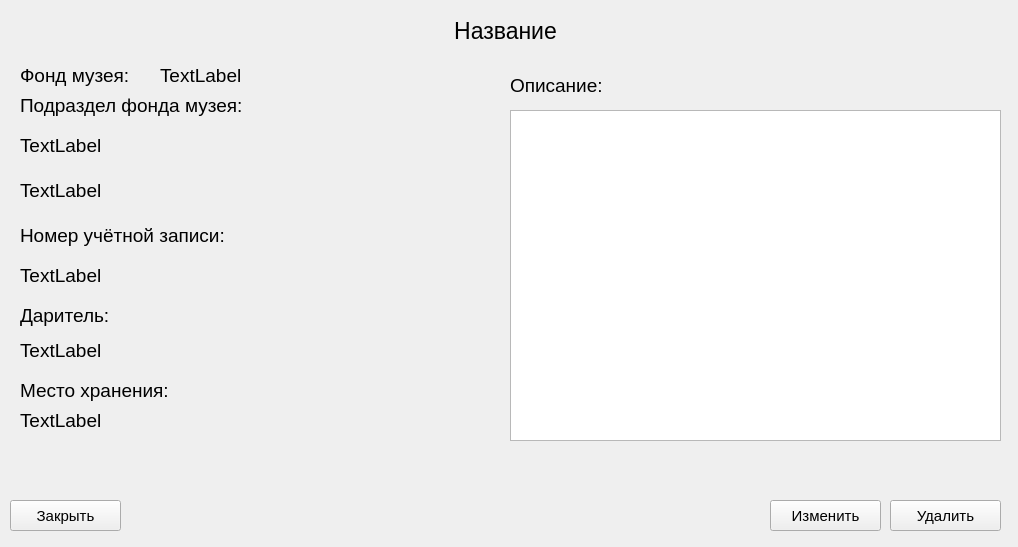
<?xml version="1.0" encoding="UTF-8"?>
<ui version="4.0">
 <class>readForm</class>
 <widget class="QWidget" name="readForm">
  <property name="geometry">
   <rect>
    <x>0</x>
    <y>0</y>
    <width>1018</width>
    <height>547</height>
   </rect>
  </property>
  <property name="windowTitle">
   <string>Form</string>
  </property>
  <property name="styleSheet">
   <string notr="true"/>
  </property>
  <widget class="QLabel" name="Title">
   <property name="geometry">
    <rect>
     <x>10</x>
     <y>15</y>
     <width>991</width>
     <height>31</height>
    </rect>
   </property>
   <property name="font">
    <font>
     <pointsize>17</pointsize>
    </font>
   </property>
   <property name="text">
    <string>Название</string>
   </property>
   <property name="alignment">
    <set>Qt::AlignCenter</set>
   </property>
  </widget>
  <widget class="QLabel" name="titleSelection">
   <property name="geometry">
    <rect>
     <x>20</x>
     <y>60</y>
     <width>131</width>
     <height>31</height>
    </rect>
   </property>
   <property name="font">
    <font>
     <pointsize>14</pointsize>
    </font>
   </property>
   <property name="text">
    <string>Фонд музея:</string>
   </property>
  </widget>
  <widget class="QLabel" name="titleSubselection">
   <property name="enabled">
    <bool>true</bool>
   </property>
   <property name="geometry">
    <rect>
     <x>20</x>
     <y>90</y>
     <width>271</width>
     <height>31</height>
    </rect>
   </property>
   <property name="font">
    <font>
     <pointsize>14</pointsize>
    </font>
   </property>
   <property name="text">
    <string>Подраздел фонда музея:</string>
   </property>
  </widget>
  <widget class="QLabel" name="labelNumber">
   <property name="geometry">
    <rect>
     <x>20</x>
     <y>220</y>
     <width>261</width>
     <height>31</height>
    </rect>
   </property>
   <property name="font">
    <font>
     <pointsize>14</pointsize>
    </font>
   </property>
   <property name="text">
    <string>Номер учётной записи:</string>
   </property>
  </widget>
  <widget class="QLabel" name="labelGifter">
   <property name="geometry">
    <rect>
     <x>20</x>
     <y>300</y>
     <width>311</width>
     <height>31</height>
    </rect>
   </property>
   <property name="font">
    <font>
     <pointsize>14</pointsize>
    </font>
   </property>
   <property name="text">
    <string>Даритель:</string>
   </property>
  </widget>
  <widget class="QLabel" name="labelDescription">
   <property name="geometry">
    <rect>
     <x>510</x>
     <y>70</y>
     <width>321</width>
     <height>31</height>
    </rect>
   </property>
   <property name="font">
    <font>
     <pointsize>14</pointsize>
    </font>
   </property>
   <property name="text">
    <string>Описание:</string>
   </property>
  </widget>
  <widget class="QLabel" name="labelPoint">
   <property name="geometry">
    <rect>
     <x>20</x>
     <y>380</y>
     <width>311</width>
     <height>21</height>
    </rect>
   </property>
   <property name="font">
    <font>
     <pointsize>14</pointsize>
    </font>
   </property>
   <property name="text">
    <string>Место хранения:</string>
   </property>
  </widget>
  <widget class="QLabel" name="labelSelection">
   <property name="geometry">
    <rect>
     <x>160</x>
     <y>60</y>
     <width>341</width>
     <height>31</height>
    </rect>
   </property>
   <property name="font">
    <font>
     <pointsize>14</pointsize>
    </font>
   </property>
   <property name="text">
    <string>TextLabel</string>
   </property>
  </widget>
  <widget class="QLabel" name="labelSubselection">
   <property name="enabled">
    <bool>true</bool>
   </property>
   <property name="geometry">
    <rect>
     <x>20</x>
     <y>130</y>
     <width>381</width>
     <height>31</height>
    </rect>
   </property>
   <property name="font">
    <font>
     <pointsize>14</pointsize>
    </font>
   </property>
   <property name="text">
    <string>TextLabel</string>
   </property>
  </widget>
  <widget class="QLabel" name="labelTypeFond">
   <property name="geometry">
    <rect>
     <x>20</x>
     <y>180</y>
     <width>471</width>
     <height>21</height>
    </rect>
   </property>
   <property name="font">
    <font>
     <pointsize>14</pointsize>
    </font>
   </property>
   <property name="text">
    <string>TextLabel</string>
   </property>
  </widget>
  <widget class="QLabel" name="lableNumber">
   <property name="geometry">
    <rect>
     <x>20</x>
     <y>260</y>
     <width>251</width>
     <height>31</height>
    </rect>
   </property>
   <property name="font">
    <font>
     <pointsize>14</pointsize>
    </font>
   </property>
   <property name="text">
    <string>TextLabel</string>
   </property>
  </widget>
  <widget class="QLabel" name="lableGifter">
   <property name="geometry">
    <rect>
     <x>20</x>
     <y>340</y>
     <width>471</width>
     <height>21</height>
    </rect>
   </property>
   <property name="font">
    <font>
     <pointsize>14</pointsize>
    </font>
   </property>
   <property name="text">
    <string>TextLabel</string>
   </property>
  </widget>
  <widget class="QLabel" name="lablePoint">
   <property name="geometry">
    <rect>
     <x>20</x>
     <y>410</y>
     <width>471</width>
     <height>21</height>
    </rect>
   </property>
   <property name="font">
    <font>
     <pointsize>14</pointsize>
    </font>
   </property>
   <property name="text">
    <string>TextLabel</string>
   </property>
  </widget>
  <widget class="QTextBrowser" name="textBrowserDescription">
   <property name="geometry">
    <rect>
     <x>510</x>
     <y>110</y>
     <width>491</width>
     <height>331</height>
    </rect>
   </property>
   <property name="font">
    <font>
     <pointsize>11</pointsize>
    </font>
   </property>
   <property name="html">
    <string>&lt;!DOCTYPE HTML PUBLIC &quot;-//W3C//DTD HTML 4.0//EN&quot; &quot;http://www.w3.org/TR/REC-html40/strict.dtd&quot;&gt;
&lt;html&gt;&lt;head&gt;&lt;meta name=&quot;qrichtext&quot; content=&quot;1&quot; /&gt;&lt;style type=&quot;text/css&quot;&gt;
p, li { white-space: pre-wrap; }
&lt;/style&gt;&lt;/head&gt;&lt;body style=&quot; font-family:'MS Shell Dlg 2'; font-size:11pt; font-weight:400; font-style:normal;&quot;&gt;
&lt;p style=&quot;-qt-paragraph-type:empty; margin-top:0px; margin-bottom:0px; margin-left:0px; margin-right:0px; -qt-block-indent:0; text-indent:0px; font-size:14pt;&quot;&gt;&lt;br /&gt;&lt;/p&gt;&lt;/body&gt;&lt;/html&gt;</string>
   </property>
  </widget>
  <widget class="QPushButton" name="pushButtonDelite">
   <property name="geometry">
    <rect>
     <x>890</x>
     <y>500</y>
     <width>111</width>
     <height>31</height>
    </rect>
   </property>
   <property name="font">
    <font>
     <pointsize>11</pointsize>
    </font>
   </property>
   <property name="text">
    <string>Удалить</string>
   </property>
  </widget>
  <widget class="QPushButton" name="pushButtonClose">
   <property name="geometry">
    <rect>
     <x>10</x>
     <y>500</y>
     <width>111</width>
     <height>31</height>
    </rect>
   </property>
   <property name="font">
    <font>
     <pointsize>11</pointsize>
    </font>
   </property>
   <property name="text">
    <string>Закрыть</string>
   </property>
  </widget>
  <widget class="QPushButton" name="pushButtonEdit">
   <property name="geometry">
    <rect>
     <x>770</x>
     <y>500</y>
     <width>111</width>
     <height>31</height>
    </rect>
   </property>
   <property name="font">
    <font>
     <pointsize>11</pointsize>
    </font>
   </property>
   <property name="text">
    <string>Изменить</string>
   </property>
  </widget>
 </widget>
 <resources/>
 <connections/>
</ui>
